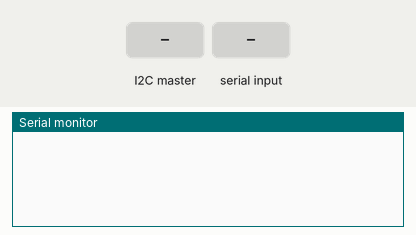
Simulated run of this sketch. Board: Arduino Uno, built with avr-gcc and run on an emulated ATmega328P. Shown: the last lines printed to the serial monitor. Inputs (shaded band) come from the test bench.

Above: at 1.2 s.
1.3 s: the I2C master sends the byte 1
At 2.2 s:
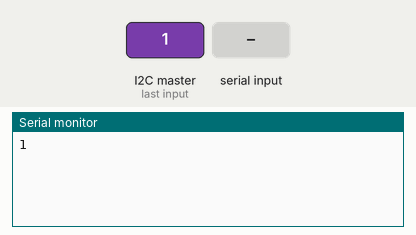
2.8 s: "1" received over the second serial link
At 3.5 s:
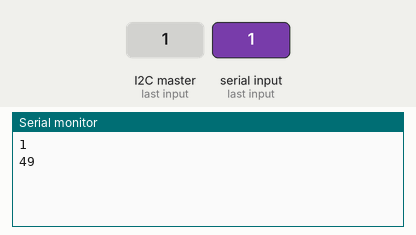
4.3 s: the I2C master sends the byte 0
At 5.5 s:
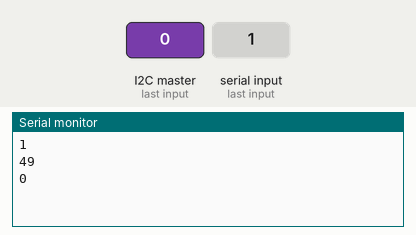
5.8 s: "0" received over the second serial link
At 7.0 s:
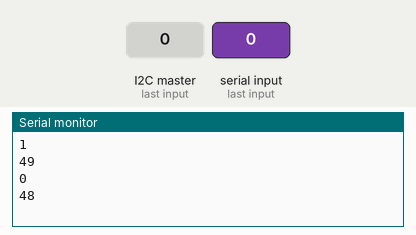
Timing chart, 0 to 8.3 s (numbered marks = the images above; inputs shaded):
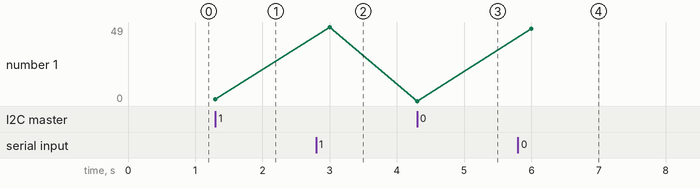

The sketch:

Comm-ArduinoRp6.ino
```cpp
#include <Wire.h>
#include <SoftwareSerial.h>
// software serial #1: TX = digital pin 10, RX = digital pin 11
SoftwareSerial portOne(10, 11);

char incomingByte = 0;
String bericht;

byte byteToSend;
void setup()
{
  Wire.begin(42);                // join i2c bus with address #8
  Wire.onRequest(requestEvent);
   Wire.onReceive(receiveEvent);// register event
  Serial.begin(38400);
  // Start each software serial port
  portOne.begin(38400);
}

void loop()
{
  portOne.listen();
  while (portOne.available() > 0) {
    byteToSend = portOne.read();
    Serial.println(byteToSend);
  }

  delay(500);

}

// function that executes whenever data is requested by master
// this function is registered as an event, see setup()
void requestEvent()
{
   if (byteToSend <= 100 || byteToSend > 0)
  {
    Wire.write(byteToSend); // respond with message of 6 bytes
  }
  // as expected by master
}

void receiveEvent(int howMany)
{
  while (1 < Wire.available()) // loop through all but the last
  {
    char c = Wire.read(); // receive byte as a character
    Serial.println(c);         // print the character
  }
  int x = Wire.read();    // receive byte as an integer
  Serial.println(x);
}
```

Measured:
- after the input at 1.3 s, the serial monitor: prints a new line at once (image 1)
- after the input at 2.8 s, the serial monitor: prints a new line after 0.20 s (image 2)
- after the input at 4.3 s, the serial monitor: prints a new line at once (image 3)
- after the input at 5.8 s, the serial monitor: prints a new line after 0.20 s (image 4)
- plotted number 1: 1 → 49 after the input at 2.8 s, 49 → 0 after the input at 4.3 s, 0 → 48 after the input at 5.8 s
